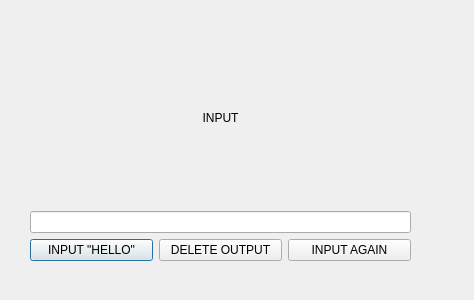
<?xml version="1.0" encoding="UTF-8"?>
<ui version="4.0">
 <class>Dialog</class>
 <widget class="QDialog" name="Dialog">
  <property name="geometry">
   <rect>
    <x>0</x>
    <y>0</y>
    <width>474</width>
    <height>300</height>
   </rect>
  </property>
  <property name="windowTitle">
   <string>Dialog</string>
  </property>
  <widget class="QWidget" name="layoutWidget">
   <property name="geometry">
    <rect>
     <x>30</x>
     <y>30</y>
     <width>381</width>
     <height>231</height>
    </rect>
   </property>
   <layout class="QVBoxLayout" name="verticalLayout">
    <item>
     <widget class="QLabel" name="label">
      <property name="text">
       <string>INPUT</string>
      </property>
      <property name="alignment">
       <set>Qt::AlignCenter</set>
      </property>
     </widget>
    </item>
    <item>
     <widget class="QLineEdit" name="lineEdit"/>
    </item>
    <item>
     <layout class="QHBoxLayout" name="horizontalLayout">
      <item>
       <widget class="QPushButton" name="HelloBtn">
        <property name="text">
         <string>INPUT &quot;HELLO&quot;</string>
        </property>
       </widget>
      </item>
      <item>
       <widget class="QPushButton" name="DeleteBtn">
        <property name="text">
         <string>DELETE OUTPUT</string>
        </property>
       </widget>
      </item>
      <item>
       <widget class="QPushButton" name="ReInputBtn">
        <property name="text">
         <string>INPUT AGAIN</string>
        </property>
       </widget>
      </item>
     </layout>
    </item>
   </layout>
  </widget>
 </widget>
 <resources/>
 <connections>
  <connection>
   <sender>HelloBtn</sender>
   <signal>clicked()</signal>
   <receiver>Dialog</receiver>
   <slot>slot_1()</slot>
   <hints>
    <hint type="sourcelabel">
     <x>78</x>
     <y>221</y>
    </hint>
    <hint type="destinationlabel">
     <x>96</x>
     <y>243</y>
    </hint>
   </hints>
  </connection>
  <connection>
   <sender>lineEdit</sender>
   <signal>textChanged(QString)</signal>
   <receiver>label</receiver>
   <slot>setText(QString)</slot>
   <hints>
    <hint type="sourcelabel">
     <x>130</x>
     <y>142</y>
    </hint>
    <hint type="destinationlabel">
     <x>126</x>
     <y>104</y>
    </hint>
   </hints>
  </connection>
  <connection>
   <sender>DeleteBtn</sender>
   <signal>clicked()</signal>
   <receiver>label</receiver>
   <slot>clear()</slot>
   <hints>
    <hint type="sourcelabel">
     <x>174</x>
     <y>206</y>
    </hint>
    <hint type="destinationlabel">
     <x>177</x>
     <y>104</y>
    </hint>
   </hints>
  </connection>
  <connection>
   <sender>ReInputBtn</sender>
   <signal>clicked()</signal>
   <receiver>Dialog</receiver>
   <slot>slot_2()</slot>
   <hints>
    <hint type="sourcelabel">
     <x>321</x>
     <y>206</y>
    </hint>
    <hint type="destinationlabel">
     <x>328</x>
     <y>232</y>
    </hint>
   </hints>
  </connection>
  <connection>
   <sender>ReInputBtn</sender>
   <signal>clicked()</signal>
   <receiver>lineEdit</receiver>
   <slot>clear()</slot>
   <hints>
    <hint type="sourcelabel">
     <x>374</x>
     <y>221</y>
    </hint>
    <hint type="destinationlabel">
     <x>281</x>
     <y>154</y>
    </hint>
   </hints>
  </connection>
 </connections>
 <slots>
  <slot>slot_1()</slot>
  <slot>slot_2()</slot>
  <slot>slot_3()</slot>
 </slots>
</ui>
